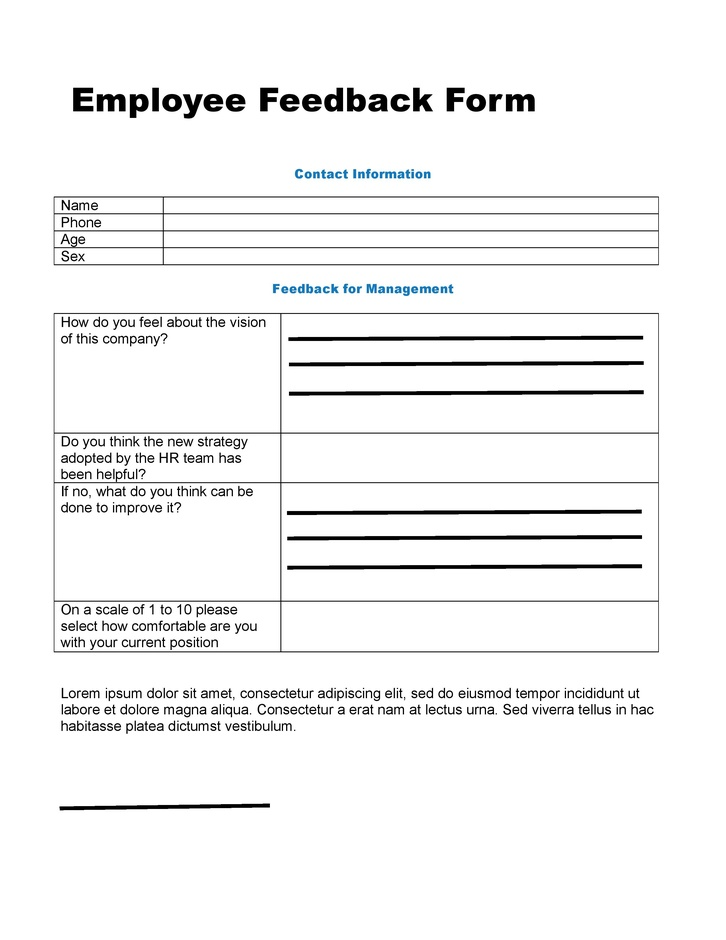
#> input picture Models/Segmentation/sample_data/Employee Feedback Form_1.jpg, 726 x 940 px, shrunk from 2550 x 3300 before the run
$ jupyter execute Segmentation.ipynb   (shell and % lines are left out)
#> lines starting #> are read from the running program, lines starting #| are printed output that depends on the picture; after the words box and inside, x2 and y2 are one past the last pixel; in counts of white or black regions, pixels touching at a corner belong together
# Segment form into key and value pairs

### Imports

[cell 1]
import os

import cv2
import numpy as np
import pandas as pd

from skimage import io

from time import strftime

from PIL import Image

import matplotlib.pyplot as plt
import seaborn as sns

### constants

[cell 2]
employee_form_image="sample_data/Employee Feedback Form_1.jpg"
employee_form_image_2="sample_data/Employee Feedback Form_1.jpg"
teacher_form_image="sample_data/Teacher Feedback.jpg"

# Function to divide form into rows and columns

[cell 3]
def divide_image_into_parts(image,dir_name,threshold_x, threshold_y,img_dir=False, trim=False, row=False,link=False,invert=False, draw=False):
#> called with image = 'sample_data/Employee Feedback Form_1.jpg', dir_name = 'employee_1/rows_division', threshold_x = 500, threshold_y = 500, img_dir = True, trim = True, row = True, link = False
    if link:
        image = io.imread(image)
    else:
        image = cv2.imread(image) if img_dir else image
#> image is the input picture: shape (940, 726, 3); mean B, G, R 243.3, 243.2, 243

    if trim:
        # trim image to remove white spaces
        temp_gray = cv2.cvtColor(image, cv2.COLOR_BGR2GRAY)
        img_thr_temp = cv2.threshold(temp_gray, 0, 255, cv2.THRESH_BINARY + cv2.THRESH_OTSU)[1]
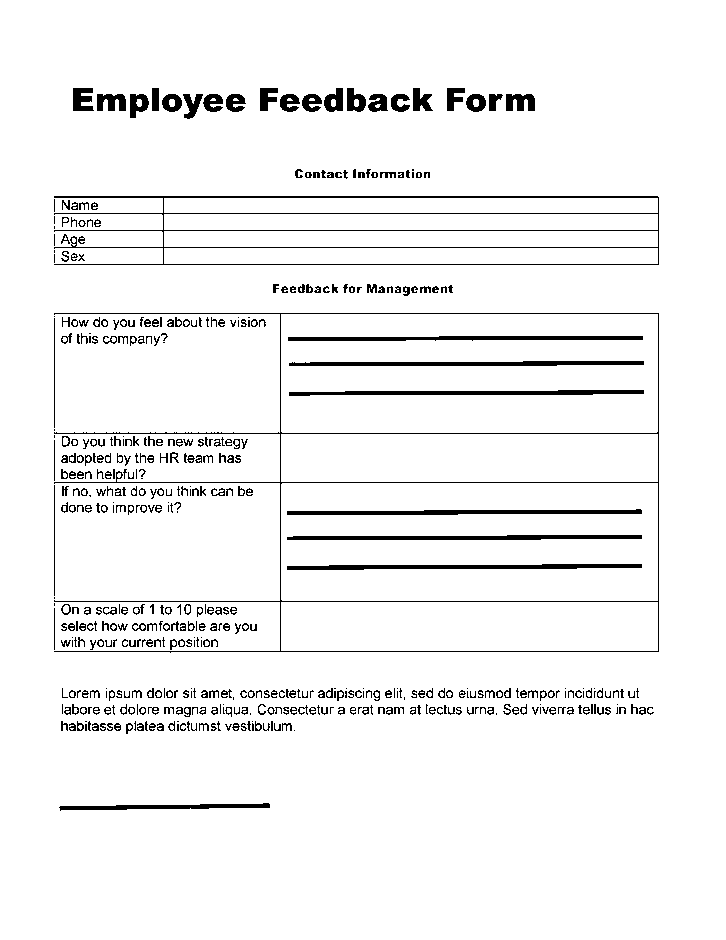
#> img_thr_temp: shape (940, 726); 94.9% white; 513 black regions (132 under 20 px), largest, box (x1, y1, x2, y2) and area: (54, 196, 659, 265) 3798, (54, 313, 659, 653) 3761, (287, 564, 642, 570) 1490
        coords = cv2.findNonZero(img_thr_temp)
#> coords = contour of 647904 points, box (x1, y1, x2, y2) (0, 0, 726, 940), area 0
        x, y, w, h = cv2.boundingRect(coords)
#> x = 0; y = 0; w = 726; h = 940
        image = image[y:y+h, x:x+w]

    if row:
        image = cv2.rotate(image, cv2.ROTATE_90_CLOCKWISE)
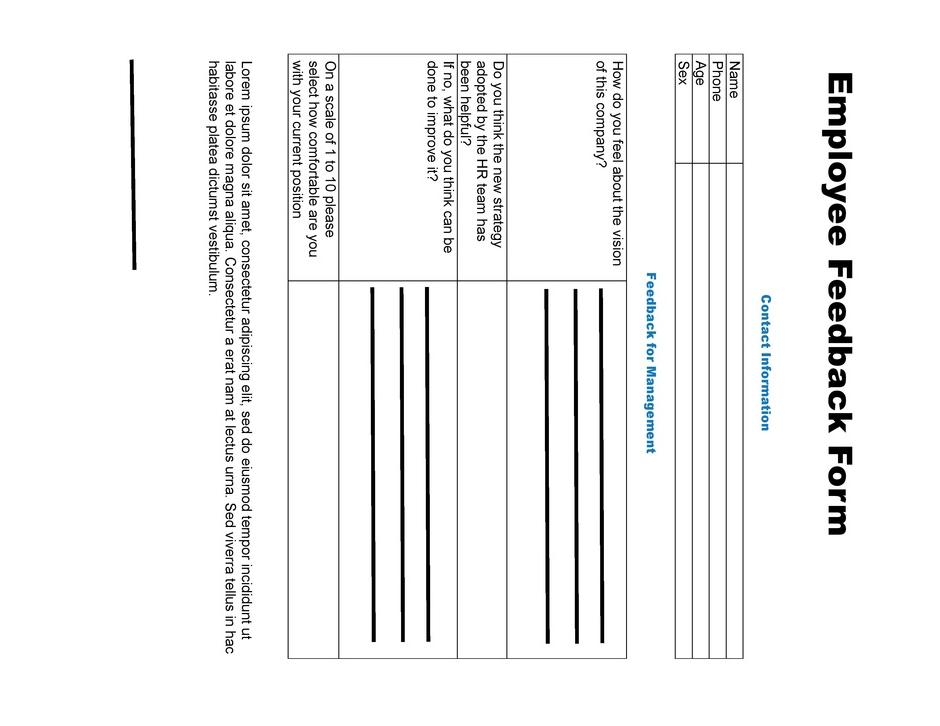
#> image: shape (726, 940, 3); mean B, G, R 243.3, 243.2, 243
    img = cv2.cvtColor(image, cv2.COLOR_RGB2BGR)

    cv2_thresh = cv2.THRESH_BINARY_INV if invert else cv2.THRESH_BINARY

    img_thr = cv2.threshold(cv2.cvtColor(img, cv2.COLOR_BGR2GRAY), 128, 255, cv2_thresh)[1]
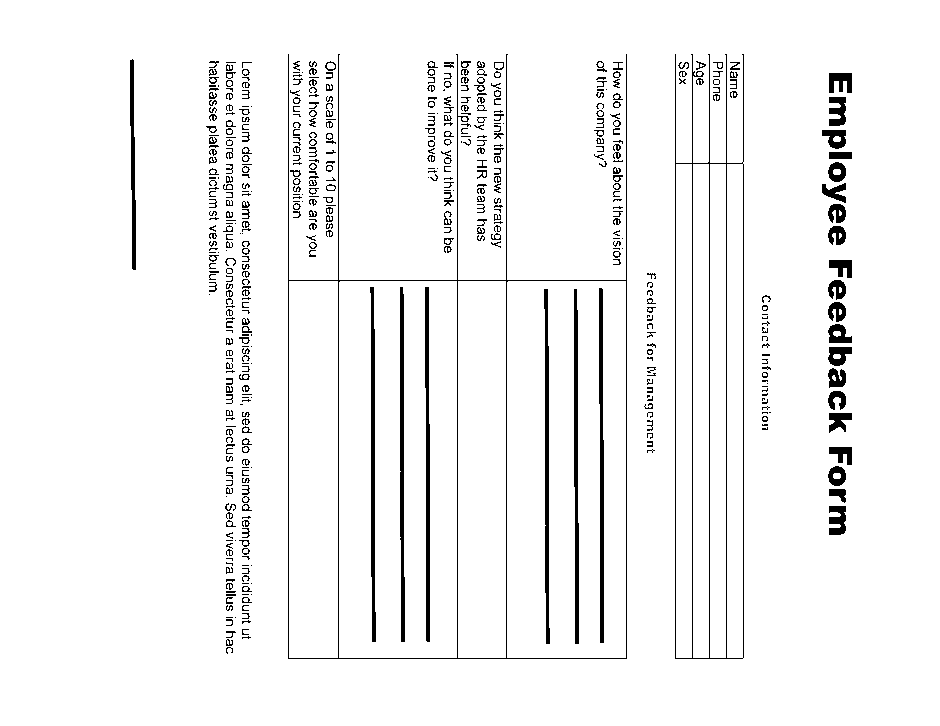
#> img_thr: shape (726, 940); 95.4% white; 515 black regions (204 under 20 px), largest, box (x1, y1, x2, y2) and area: (288, 54, 627, 659) 3727, (675, 54, 744, 659) 3190, (425, 287, 430, 642) 1383

    if draw:
        plt.imshow(img_thr, interpolation='nearest')
        plt.show()

    y_sum = np.count_nonzero(img_thr, axis=0)
#> y_sum = 940 values, max 726 at index 0, min 121 at index 288, mean 692.9
    x = np.arange(y_sum.shape[0])
#> x = 940 values from 0 to 939
    peaks = np.where(y_sum < threshold_y)[0] if invert else np.where(y_sum > threshold_y)[0]
#> peaks = 888 values from 0 to 939

    if draw:
        d = {'x': x, 'y': y_sum}
        df = pd.DataFrame(data=d)
#> df = table of 940 rows and 2 columns
        sns.lineplot(data=df,x="x",y="y",palette="flare")

    #prepending and appending to divide image froms srart to end
    peaks = np.concatenate(([0],peaks))
#> peaks = 889 values from 0 to 939
    peaks = np.concatenate((peaks,[(peaks[-1] + 1000)]))
#> peaks = 890 values from 0 to 1939

    if draw:
        print("First element: ", peaks[0])
#| First element:  0
        print("Second element: ", peaks[1])
#| Second element:  0
        print("Second last element: ",peaks[-2])
#| Second last element:  939
        print("last element: ",peaks[-1])
#| last element:  1939

    #clean the peaks
    temp = np.diff(peaks).squeeze()
#> temp = 889 values, max 1000 at index 888, min 0 at index 0, mean 2.18
    idx = np.where(temp > threshold_x)[0]
#> idx = [888]
    peaks = np.concatenate(([0], peaks[idx+1]), axis=0) + 1
#> peaks = [1, 1940]

    if draw:
        print("First element: ", peaks[0])
#| First element:  1
        print("Second element: ", peaks[1])
#| Second element:  1940
        print("Second last element: ",peaks[-2])
#| Second last element:  1
        print("last element: ",peaks[-1])
#| last element:  1940

    try:
        os.makedirs(dir_name)
    except OSError as err:
        print(err.strerror)
    else:
        print('Successfully created directory')

    total_img = 0
    file_name = "row_" if row else "column_"
    for i in np.arange(peaks.shape[0] -1):
        image_slice = img[:, peaks[i]:peaks[i+1]]
        if row:
            final_image = cv2.rotate(image_slice, cv2.ROTATE_90_COUNTERCLOCKWISE)
        else:
            final_image = image_slice
        cv2.imwrite(dir_name + '/' + file_name + str(i) + '.png', final_image)
        total_img += 1
#> this loop made 1 pass
#> pass 1, in divide_image_into_parts, `image_slice = img[:, peaks[i]:peaks[i+1]]`:
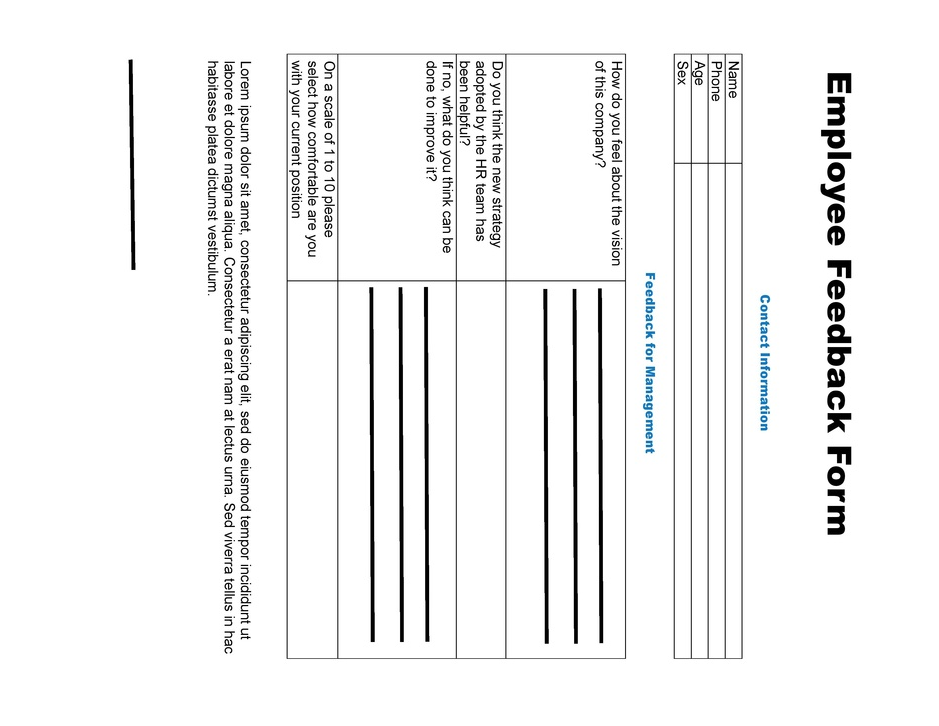
#> image_slice: shape (726, 939, 3); mean R, G, B 243, 243.2, 243.3
#> pass 1, in divide_image_into_parts, `final_image = cv2.rotate(image_slice, cv2.ROTATE_90_COUNTERCLOCKWISE)`:
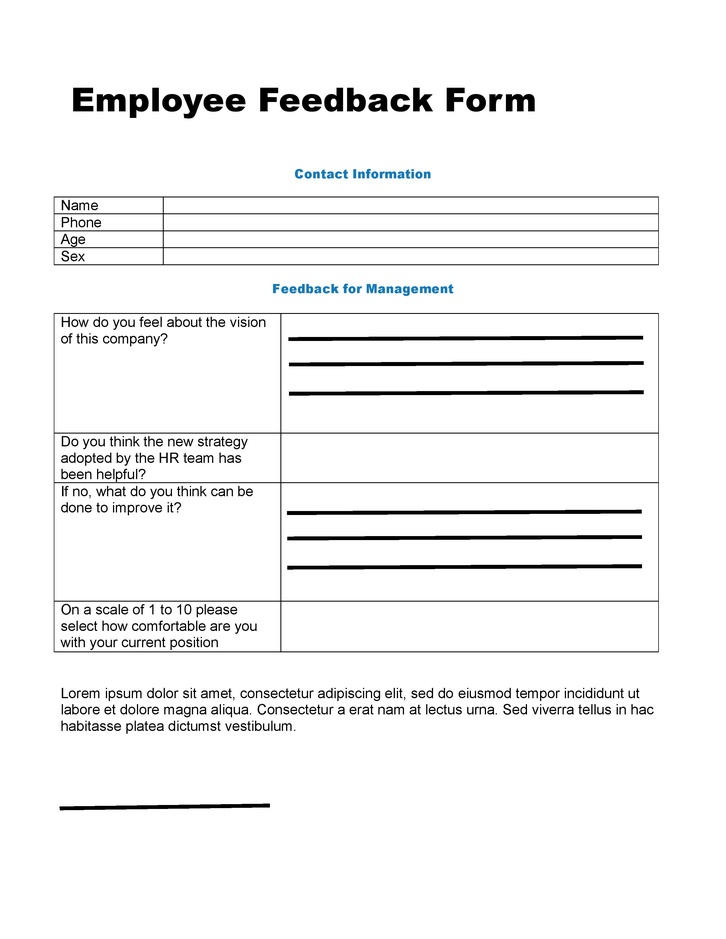
#> final_image: shape (939, 726, 3); mean R, G, B 243, 243.2, 243.3
#> after the loop, total_img = 1

    print("Succesfully divided the image into" , total_img, "parts")
#| Succesfully divided the image into 1 parts

    return (y_sum,peaks,total_img)

### Testing the model

[cell 4]
(y_sum,peaks,total_columns) = divide_image_into_parts(image=employee_form_image,dir_name="employee_1/rows_division",threshold_x=500,threshold_y=500,row=True, trim=True,
                                                 img_dir=True,invert=False , link=False,draw=True)
#> peaks = [1, 1940]; total_columns = 1
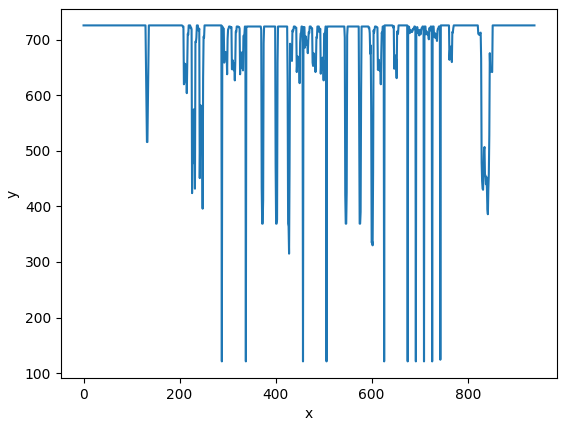
#> figure drawn by matplotlib, 1 panel; curve peaks at x = 0, y = 726

$ run again, with Models/Segmentation/sample_data/Employee Feedback Form_2.jpg copied over Models/Segmentation/sample_data/Employee Feedback Form_1.jpg
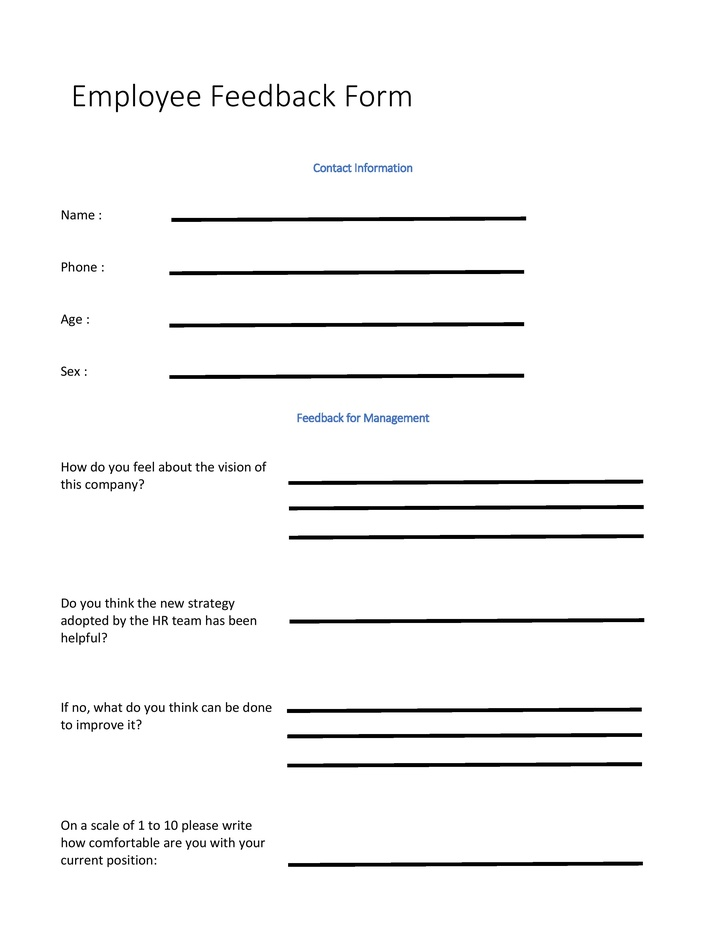
#> input picture Models/Segmentation/sample_data/Employee Feedback Form_2.jpg, 726 x 940 px, shrunk from 2550 x 3300 before the run
#> in divide_image_into_parts, image is the input picture: shape (940, 726, 3); mean B, G, R 246.5, 246.4, 246.4
#> in divide_image_into_parts, `img_thr_temp = cv2.threshold(temp_gray, 0, 255, cv2.THRESH_BINARY + cv..`:
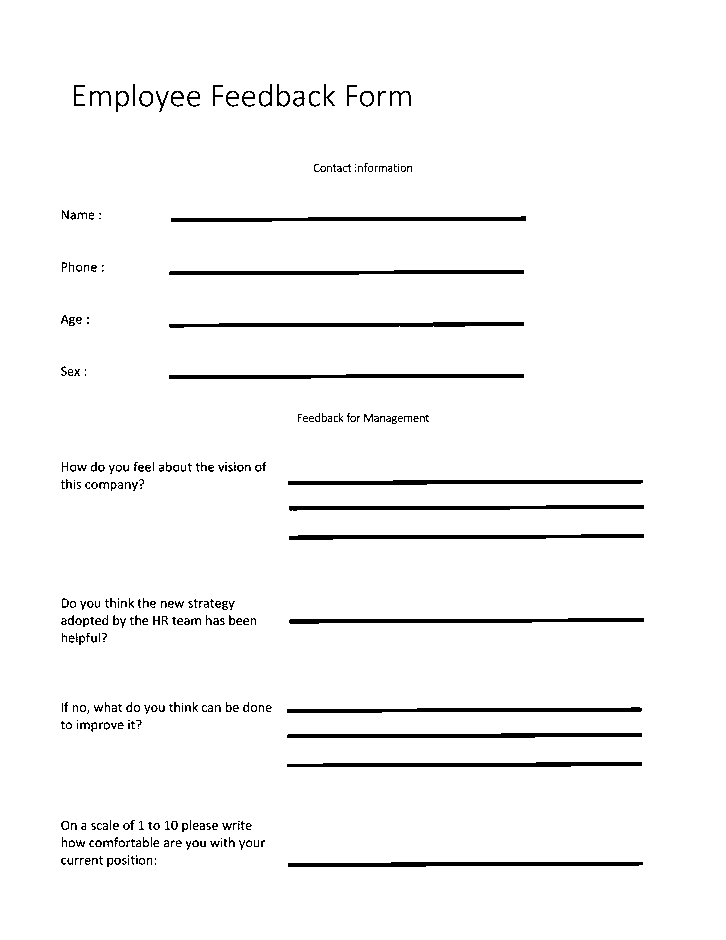
#> img_thr_temp: shape (940, 726); 96.5% white; 316 black regions (132 under 20 px), largest, box (x1, y1, x2, y2) and area: (287, 733, 642, 738) 1453, (288, 480, 643, 485) 1452, (288, 862, 643, 867) 1451
#> coords = contour of 658453 points, box (x1, y1, x2, y2) (0, 0, 726, 940), area 0
#> in divide_image_into_parts, `x, y, w, h = cv2.boundingRect(coords)`: x = 0; w = 726; h = 940
#> image: shape (726, 940, 3)
#> img_thr: shape (726, 940); 96.7% white; 365 black regions (214 under 20 px), largest, box (x1, y1, x2, y2) and area: (561, 169, 566, 524) 1384, (665, 169, 670, 524) 1384, (202, 287, 207, 642) 1384
#> in divide_image_into_parts, `y_sum = np.count_nonzero(img_thr, axis=0)`: y_sum = 940 values, max 726 at index 0, min 283 at index 318, mean 701.9
#> in divide_image_into_parts, `peaks = np.where(y_sum < threshold_y)[0] if invert else np.where(y_sum..`: peaks = 898 values from 0 to 939
#> df = table of 940 rows and 2 columns
#> in divide_image_into_parts, `peaks = np.concatenate(([0],peaks))`: peaks = 899 values from 0 to 939
#> in divide_image_into_parts, `peaks = np.concatenate((peaks,[(peaks[-1] + 1000)]))`: peaks = 900 values from 0 to 1939
#| First element:  0
#| Second element:  0
#| Second last element:  939
#| last element:  1939
#> temp = 899 values, max 1000 at index 898, min 0 at index 0, mean 2.16
#> idx = [898]
#> in divide_image_into_parts, `peaks = np.concatenate(([0], peaks[idx+1]), axis=0) + 1`: peaks = [1, 1940]
#| First element:  1
#| Second element:  1940
#| Second last element:  1
#| last element:  1940
#> after the loop in divide_image_into_parts, `for i in np.arange(peaks.shape[0] -1):`: total_img = 1
#| Succesfully divided the image into 1 parts
#> `(y_sum,peaks,total_columns) = divide_image_into_parts(image=employee_f..`: peaks = [1, 1940]; total_columns = 1
#> `[cell 4] (y_sum,peaks,total_columns) = divide_image_into_parts(image=e..`:
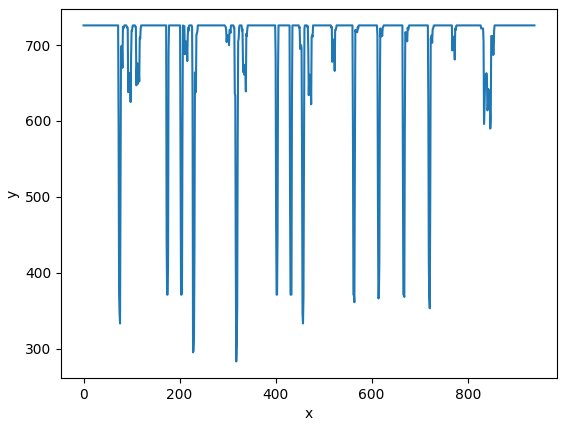
#> figure drawn by matplotlib, 1 panel; curve peaks at x = 0, y = 726
